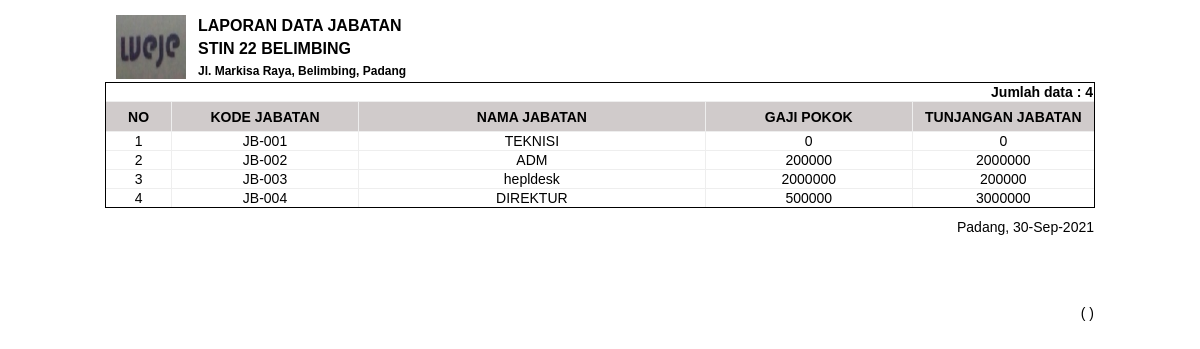
/index.php/laporan/lap_jabatan, run on the app's committed database.
### tables this page shows
CREATE TABLE `jabatan` (
  `kodejabatan` char(7) NOT NULL,
  `namajabatan` varchar(100) DEFAULT NULL,
  `gajipokok` double DEFAULT NULL,
  `tunjanganjabatan` double DEFAULT NULL,
  PRIMARY KEY (`kodejabatan`)
);

### application/controllers/laporan.php (called while the page is built, shortened)
<?php defined('BASEPATH') or exit('No direct script acces allowed');
class Laporan extends CI_Controller {
public function __construct() {
        $this->load->library(array('form_validation', 'session'));
        $this->load->model('Modellaporan');
}
function lap_jabatan(){
		$data['title']='Laporan jabatan';
		$data['data']=$this->Modellaporan->lap_jabatan();
		$this->load->view('laporan/laporan_jabatan',$data);
}
}

### index.php (called while the page is built, shortened)
<?php
require_once BASEPATH.'core/CodeIgniter.php';

### application/models/Modellaporan.php (called while the page is built, shortened)
<?php
class Modellaporan extends CI_Model {
		function lap_jabatan()
		{
			$hs1=$this->db->query("SELECT * FROM jabatan ORDER BY kodejabatan");
			return $hs1;
		}
}
?>

### application/views/laporan/laporan_jabatan.php (the view, shortened to what this page needs)
<html lang="en" moznomarginboxes mozdisallowselectionprint>
<head>
    <link rel="stylesheet" href="<?php echo base_url('css/laporan.css')?>"/>
</head>
<body onload="window.print()">
<div id="laporan">
<table border="0" align="center" style="width:990px;margin-top:5px;border:none;margin-bottom:0px;font-weight: bold;font-size: 16px">
<tr><td rowspan="3" align="center" style="width: 90px"><img src="<?php echo base_url().'images/IMG_20181115_084856.jpg'?>" height="64" width="70"></td>
    <td>LAPORAN DATA JABATAN</td>
</tr>
<tr>
    <td >STIN 22 BELIMBING</td>
</tr>
<tr>
    <td style="font-size: 12px;font-weight: italic;">Jl. Markisa Raya, Belimbing, Padang</td>
</tr>
</table>
<table border="0" align="center" style="width:900px;border:none;">
    <tr><th style="text-align:left"></th></tr>
</table>
<table border="1" align="center" style="width:990px;margin-bottom:10px;font-size: 14px">
<thead>
<?php
    $b=$data->num_rows();
?>
<tr>
<th colspan="5" style="text-align:right;" >Jumlah data : <?php echo $b?></th>
</tr>
    <tr style="background-color: #d0cbcb; vertical-align: middle;height: 30px" >
        <th style="width: 30px;" align="center">NO</th>
        <th style="width: 90px" >KODE JABATAN</th>
        <th style="width: 170px">NAMA JABATAN</th>
        <th style="width: 100px">GAJI POKOK</th>
        <th style="width: 60px">TUNJANGAN JABATAN</th>
    </tr>
</thead>
<tbody>
    <?php $no=0;foreach ($data->result_array() as $i) { $no++;?>
    <tr align="center">
        <td style="text-align: center;"><?php echo $no;?></td>
        <td style="text-align: center;"><?php echo $i['kodejabatan'] ?></td>
        <td><?php echo $i['namajabatan'] ?></td>
        <td><?php echo $i['gajipokok'] ?></td>
        <td style="text-align: center;"><?php echo $i['tunjanganjabatan'] ?></td>
    </tr>
    <?php }?>
</tbody>
</table>
<table align="center" style="width:990px; border:none;margin-top:5px;margin-bottom:20px;font-size: 14px">
    <tr>
        <td align="right">Padang, <?php echo date('d-M-Y')?></td>
    </tr>
    <tr>
        <td align="right"></td>
    </tr>
    <tr>
    <td><br/><br/><br/><br/></td>
    </tr>
    <tr>
        <td align="right">( <?php echo $this->session->userdata('user');?> )</td>
    </tr>
    <tr>
        <td align="center"></td>
    </tr>
</table>
<table align="center" style="width:800px; border:none;margin-top:5px;margin-bottom:20px;">
    <tr>
        <th><br/><br/></th>
    </tr>
</table>
</div>
</body>
</html>

### css/laporan.css (style rules this page uses)
body { font-family: arial,sans-serif; font-size:18px; margin:3px; }
#laporan { color:black; padding:6px 2px; }
#laporan table { border-collapse:collapse; border: 1px solid; font-size:11px; }
#laporan table th { background:F1E7E8; font-weight:bold; vertical-align:middle; }
#laporan table td { background:c8bfbf; }

### data on the page
jabatan: kodejabatan "JB-001", namajabatan "TEKNISI", gajipokok "0", tunjanganjabatan "0"
jabatan: kodejabatan "JB-002", namajabatan "ADM", gajipokok "200000", tunjanganjabatan "2000000"
jabatan: kodejabatan "JB-003", namajabatan "hepldesk", gajipokok "2000000", tunjanganjabatan "200000"
jabatan: kodejabatan "JB-004", namajabatan "DIREKTUR", gajipokok "500000", tunjanganjabatan "3000000"

### other printed values
$b "4"
